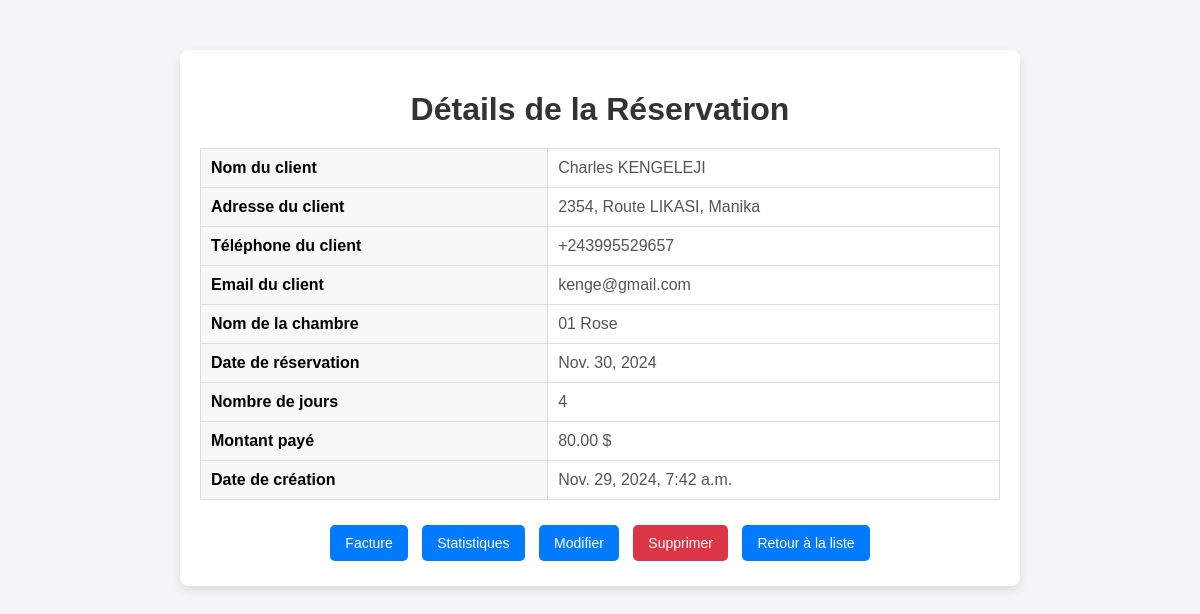
Screenshot of /reservation/1/ with the database file from the repository.
### kenge/models.py (models this page shows, shortened)
class Reservation(models.Model):
    chambre = models.ForeignKey('Chambre', on_delete=models.CASCADE)
    date = models.DateField()  # Date de début de la réservation
    nombre_de_jours = models.PositiveIntegerField()  # Nombre de jours réservés
    nom_du_client = models.CharField(max_length=255)  # Nom du client
    adresse_client = models.TextField(blank=True, null=True)  # Adresse du client
    telephone_client = models.CharField(max_length=15, blank=True, null=True)  # Téléphone du client
    email_client = models.EmailField(blank=True, null=True)  # Email du client
    montant_paye = models.DecimalField(max_digits=10, decimal_places=2)  # Montant payé
    date_creation = models.DateTimeField(auto_now_add=True)  # Date de création de la réservation

class Chambre(models.Model):
    NOM_CHAMBRE_CHOICES = [
        ("01 Rose", "01 Rose"),
        ("02 Tulipe", "02 Tulipe"),
        ("03 Orchidée", "03 Orchidée"),
        ("04 Lys", "04 Lys"),
        ("05 Magnolia", "05 Magnolia"),
        ("06 Violette", "06 Violette"),
        ("07 Dahlia", "07 Dahlia"),
        ("08 Pivoine", "08 Pivoine"),
        ("09 Iris", "09 Iris"),
        ("10 Chrysanthème", "10 Chrysanthème"),
        ("11 Jonquille", "11 Jonquille"),
        ("12 Anémone", "12 Anémone"),
        ("13 Bleuet", "13 Bleuet"),
        ("14 Coquelicot", "14 Coquelicot"),
        ("15 Jasmin", "15 Jasmin"),
        ("16 Hibiscus", "16 Hibiscus"),
        ("17 Glycine", "17 Glycine"),
        ("18 Azalée", "18 Azalée"),
        ("19 Camélia", "19 Camélia"),
        ("20 Freesia", "20 Freesia"),
    ]
    nom_de_la_chambre = models.CharField(max_length=50, choices=NOM_CHAMBRE_CHOICES)
    date_enregistrement = models.DateField(default=timezone.now, editable=False)
    date_mise_a_jour = models.DateField(default=timezone.now, editable=False)
    photo = models.ImageField(upload_to='photos/', blank=True, null=True)
    qrcode = models.ImageField(upload_to='qrcodes/', blank=True, null=True)
    code = models.CharField(max_length=50, blank=True, null=True)

### kenge/views.py (the view)
# urls.py: path('reservation/<int:reservation_id>/', views.reservation_detail, name='reservation_detail'),
def reservation_detail(request, reservation_id):
    reservation = get_object_or_404(Reservation, id=reservation_id)
    return render(request, 'reservation_detail.html', {'reservation': reservation})

### kenge/templates/reservation_detail.html (shortened to what this page needs)
<!DOCTYPE html>
<html lang="fr">
<head>
</head>
<body>
    <div class="container">
        <h1>Détails de la Réservation</h1>
        <table>
            <tr>
                <th>Nom du client</th>
                <td>{{ reservation.nom_du_client }}</td>
            </tr>
            <tr>
                <th>Adresse du client</th>
                <td>{{ reservation.adresse_client }}</td>
            </tr>
            <tr>
                <th>Téléphone du client</th>
                <td>{{ reservation.telephone_client }}</td>
            </tr>
            <tr>
                <th>Email du client</th>
                <td>{{ reservation.email_client }}</td>
            </tr>
            <tr>
                <th>Nom de la chambre</th>
                <td>{{ reservation.chambre.nom_de_la_chambre }}</td>
            </tr>
            <tr>
                <th>Date de réservation</th>
                <td>{{ reservation.date }}</td>
            </tr>
            <tr>
                <th>Nombre de jours</th>
                <td>{{ reservation.nombre_de_jours }}</td>
            </tr>
            <tr>
                <th>Montant payé</th>
                <td>{{ reservation.montant_paye }} $</td>
            </tr>
            <tr>
                <th>Date de création</th>
                <td>{{ reservation.date_creation }}</td>
            </tr>
        </table>
        <div class="actions">
            <a href="{% url 'generate_pdf' reservation_id=reservation.id %}" target="_blank" class="btn btn-primary">Facture</a>
            <a href="{% url 'reservations_par_date' %}" class="btn">Statistiques</a>
            <a href="{% url 'reservation_update' reservation.id %}" class="btn">Modifier</a>
            <a href="{% url 'reservation_delete' reservation.id %}" class="btn btn-danger">Supprimer</a>
            <a href="{% url 'liste' %}" class="btn">Retour à la liste</a>
        </div>
    </div>
</body>
</html>

### kenge/templates/reservation_detail.html (style rules this page uses)
body { font-family: Arial, sans-serif; background-color: #f4f4f9; margin: 0; padding: 0; }
.container { max-width: 800px; margin: 50px auto; background: #ffffff; border-radius: 8px; box-shadow: 0 4px 10px rgba(0, 0, 0, 0.1); padding: 20px; }
h1 { color: #333; text-align: center; margin-bottom: 20px; }
table { width: 100%; border-collapse: collapse; margin-top: 20px; }
table th, table td { text-align: left; padding: 10px; border: 1px solid #ddd; }
table th { background-color: #f8f8f8; font-weight: bold; }
table td { color: #555; }
.actions { text-align: center; margin-top: 20px; }
.btn { display: inline-block; padding: 10px 15px; margin: 5px; font-size: 14px; text-decoration: none; color: #ffffff; background-color: #007bff; border: none; border-radius: 5px; transition: background-color 0.3s ease; }
.btn-danger { background-color: #dc3545; }

### rows the page displays
Reservation: nom_du_client "Charles KENGELEJI", adresse_client "2354, Route LIKASI, Manika", telephone_client "+243995529657", email_client "kenge@gmail.com", chambre.nom_de_la_chambre "01 Rose", date "Nov. 30, 2024", nombre_de_jours "4", montant_paye "80.00", date_creation "Nov. 29, 2024, 7:42 a.m."
